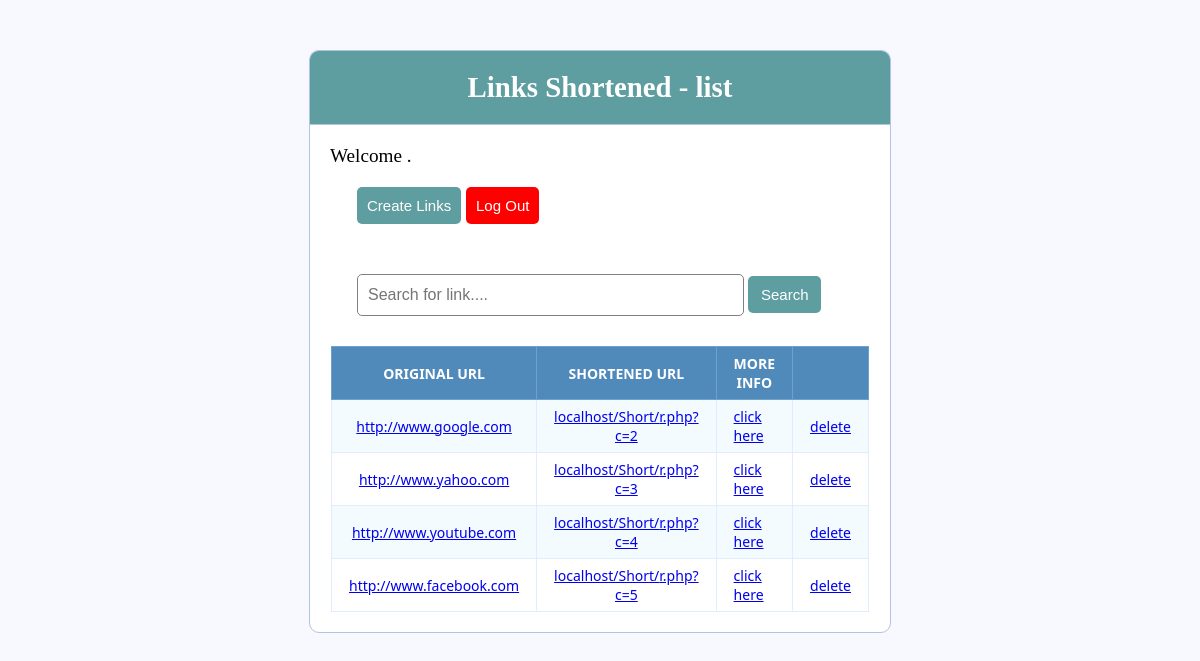
The app's page /Short/list.php (signed in) with its own data.
### tables this page shows
CREATE TABLE `short_urls` (
  `link_id` int(10) unsigned NOT NULL AUTO_INCREMENT,
  `long_url` varchar(255) NOT NULL,
  `short_code` varbinary(6) NOT NULL,
  `date_created` int(10) unsigned NOT NULL,
  `user_id` int(11) NOT NULL,
  `company_id` int(11) DEFAULT NULL,
  PRIMARY KEY (`link_id`),
  KEY `short_code` (`short_code`)
);

### Short/listScript.php (called while the page is built, shortened)
<?php
$db_username = "root";
$db_password = "LinkShortner";
$db_name = "LinkShortener";
$db = mysqli_connect('localhost', $db_username, $db_password, $db_name);
$session_id = $_SESSION['session_id'];
$id_query = "SELECT * FROM session_id WHERE session_id='$session_id'";
$id_query = mysqli_query($db, $id_query);
$id_query = mysqli_fetch_assoc($id_query);
$user_id = $id_query['user_id'];
$id_query = "SELECT * FROM users WHERE user_id='$user_id'";
$id_query = mysqli_query($db, $id_query);
$id_query = mysqli_fetch_assoc($id_query);
$company_id = $id_query['company_id'];
if(isset($_GET['search_input']))
{
  $search_input = mysqli_real_escape_string($db, $_GET['search_input']);
  if($company_id)
  {
    $query = "SELECT * FROM short_urls WHERE company_id='$company_id' AND long_url like '%$search_input%'";
  } else {
    $query = "SELECT * FROM short_urls WHERE user_id='$user_id' AND long_url like '%$search_input%'";
  }
  $row_query = mysqli_query($db, $query);
  unset($_GET['search_input']);
} else {
  if($company_id)
  {
    $query = "SELECT * FROM short_urls WHERE company_id='$company_id'";
  } else {
    $query = "SELECT * FROM short_urls WHERE user_id='$user_id'";
  }
  $row_query = mysqli_query($db, $query);
}
?>

### Short/list.php (the view, shortened to what this page needs)
<?php include('listScript.php') ?>
<!DOCTYPE html>
<html>
<?php  if (isset($_SESSION['session_id'])) : ?>
<head>
	<link rel="stylesheet" type="text/css" href="style.css">
</head>
<body>
<div class="header">
	<h2>Links Shortened - list</h2>
</div>
<div class="content">
  <p>Welcome <strong><?php echo $_SESSION['username']; ?></strong>.</p>
  <form action="index.php">
    <button type="submit" class="btn">Create Links</button>
    <button type="submit" class="btn" name="logout" style="background: red;">Log Out</button>
  </form>
  <form action="list.php">
    <div class="input-group">
      <input type="text" name="search_input" style="width:75%;" placeholder="Search for link....">
      <button type="submit" class="btn" style="width:15%; min-width: 70px;">Search</button>
    </div>
  </form>
  <table id="URLTable" class="data-table">
    <thead>
      <tr>
        <th>ORIGINAL URL</th>
        <th>SHORTENED URL</th>
				<th>MORE INFO</th>
        <th></th>
      </tr>
    </thead>
    <tbody>
      <?php
      while($row = mysqli_fetch_array($row_query))
      {
        $link_id = $row['link_id'];
				$code = "r.php?c=".$row['short_code']."";
        echo '<tr>
                <td><a href='.$row['long_url'].' target="_blank">'.$row['long_url'].'</a></td>
                <td><a href='.$code.' target="_blank">localhost/Short/'.$code.'</a></td>
								<td><a href="linkAnalytics.php?link_id='.$link_id.'">click here</a></td>
                <td><a href="list.php?delete='."1".'&link_id='.$link_id.'">delete</a></td>
              </tr>';
      }
      ?>
    </tbody>
  </table>
</div>
</body>
<?php endif ?>
</html>

### Short/style.css (style rules this page uses)
* { margin: 0px; padding: 0px; }
body { font-size: 120%; background: #F8F8FF; }
.header { width: 45%; margin: 50px auto 0px; color: white; background: #5F9EA0; text-align: center; border: 1px solid #B0C4DE; border-bottom: none; border-radius: 10px 10px 0px 0px; padding: 20px; }
form { width: 90%; margin: 0px auto; padding: 20px; background: white; border-radius: 0px 0px 10px 10px; }
.content { width: 45%; margin: 0px auto; padding: 20px; border: 1px solid #B0C4DE; background: white; border-radius: 0px 0px 10px 10px; }
.input-group { margin: 10px 0px 10px 0px; }
.input-group input { height: 30px; width: 93%; padding: 5px 10px; font-size: 16px; border-radius: 5px; border: 1px solid gray; }
.btn { padding: 10px; font-size: 15px; color: white; background: #5F9EA0; border: none; border-radius: 5px; }
table { margin: auto; font-family: "Lucida Sans Unicode", "Lucida Grande", "Segoe Ui"; font-size: 12px; margin: 0px auto; }
table td { transition: all .5s; }
.data-table { border-collapse: collapse; font-size: 14px; width: 95%; }
.data-table th, .data-table td { border:1px solid #e1edff; padding: 7px 17px; }
.data-table thead th { background-color: #508abb; color: #FFFFFF; border-color: #6ea1cc !important; text-transform: uppercase; }
.data-table tbody td { color: #353535; }
.data-table tbody td:first-child, .data-table tbody td:nth-child(2), .data-table tbody td:last-child { text-align: center; }
.data-table tbody tr:nth-child(odd) td { background-color: #f4fbff; }

### records on screen
short_urls: long_url "http://www.google.com", short_code "r.php?c=2"
short_urls: long_url "http://www.yahoo.com", short_code "r.php?c=3"
short_urls: long_url "http://www.youtube.com", short_code "r.php?c=4"
short_urls: long_url "http://www.facebook.com", short_code "r.php?c=5"
